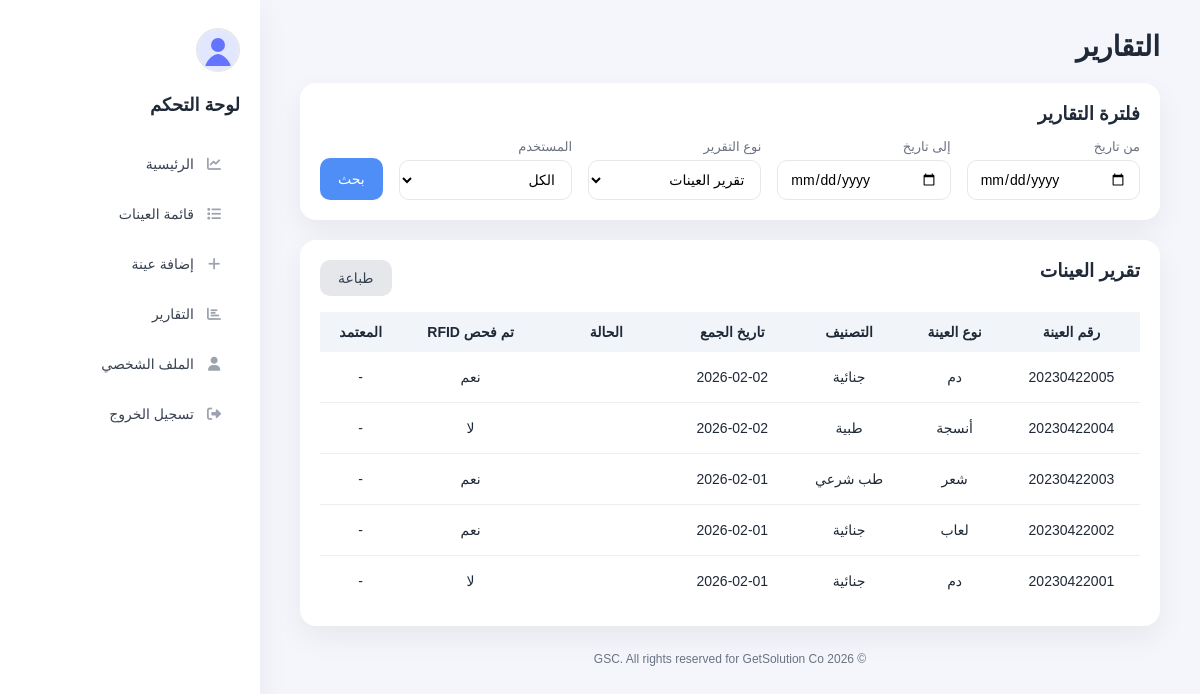
The app's page /public/index.php?page=reports (signed in) with its own data.
### tables this page shows
CREATE TABLE IF NOT EXISTS `samples` (
  `id` int(11) NOT NULL AUTO_INCREMENT,
  `sample_number` varchar(50) NOT NULL,
  `sample_type` varchar(50) NOT NULL,
  `category` varchar(50) NOT NULL,
  `person_name` varchar(100) NOT NULL,
  `collected_date` date NOT NULL,
  `location` varchar(100) DEFAULT NULL,
  `rfid_id` int(11) NOT NULL,
  `status` enum('pending','checked','approved','rejected') NOT NULL DEFAULT 'pending',
  `created_at` timestamp NOT NULL DEFAULT current_timestamp(),
  `updated_at` timestamp NOT NULL DEFAULT current_timestamp() ON UPDATE current_timestamp(),
  PRIMARY KEY (`id`),
  UNIQUE KEY `sample_number` (`sample_number`),
  KEY `rfid_id` (`rfid_id`),
  KEY `idx_sample_number` (`sample_number`),
  KEY `idx_status` (`status`),
  KEY `idx_sample_type` (`sample_type`),
  KEY `idx_category` (`category`),
  KEY `idx_collected_date` (`collected_date`),
  CONSTRAINT `samples_ibfk_1` FOREIGN KEY (`rfid_id`) REFERENCES `rfid_tags` (`id`)
);

### app/controllers/ReportController.php (called while the page is built, shortened)
<?php
require_once __DIR__ . '/../../config/database.php';
require_once __DIR__ . '/../../includes/functions.php';
require_once __DIR__ . '/../models/Sample.php';
require_once __DIR__ . '/../models/AuditLog.php';
class ReportController {
    private $sampleModel;
    private $auditLogModel;
    public function __construct() {
        $this->sampleModel = new Sample();
        $this->auditLogModel = new AuditLog();
    }
    public function index() {
        $reportType = sanitize($_GET['report_type'] ?? 'samples');
        $fromDate = sanitize($_GET['from_date'] ?? '');
        $toDate = sanitize($_GET['to_date'] ?? '');
        $userId = (int)($_GET['user_id'] ?? 0);
        $report = $this->buildReport($reportType, $fromDate, $toDate, $userId);
        include __DIR__ . '/../views/reports/index.php';
    }
    private function buildReport($reportType, $fromDate, $toDate, $userId) {
        $filters = [];
        switch ($reportType) {
            default:
                return $this->buildSamplesReport($filters);
        }
    }
    private function buildSamplesReport($filters) {
        $sampleFilters = [];
        $samples = $this->sampleModel->getAll($sampleFilters);
        $approvalLogs = $this->auditLogModel->getApprovalLogs($filters);
        $approvalMap = [];
        $rows = [];
        foreach ($samples as $sample) {
            $rfidChecked = in_array($sample['status'], ['checked', 'approved']) ? 'نعم' : 'لا';
            $approver = $approvalMap[$sample['id']] ?? '-';
            $rows[] = [
                'رقم العينة' => $sample['sample_number'],
                'نوع العينة' => $sample['sample_type'],
                'التصنيف' => $sample['category'],
                'تاريخ الجمع' => formatDate($sample['collected_date']),
                'الحالة' => getStatusLabel($sample['status']),
                'تم فحص RFID' => $rfidChecked,
                'المعتمد' => $approver
            ];
        }
        return [
            'title' => 'تقرير العينات',
            'columns' => ['رقم العينة', 'نوع العينة', 'التصنيف', 'تاريخ الجمع', 'الحالة', 'تم فحص RFID', 'المعتمد'],
            'status_columns' => ['الحالة'],
            'rows' => $rows
        ];
    }
}

### includes/functions.php (called while the page is built, shortened)
<?php
function sanitize($data) {
    return htmlspecialchars(trim($data), ENT_QUOTES, 'UTF-8');
}
function formatDate($date, $format = DATE_FORMAT) {
    $dt = new DateTime($date);
    return $dt->format($format);
}
function e($string) {
    return htmlspecialchars($string ?? '', ENT_QUOTES, 'UTF-8');
}
function getStatusLabel($status) {
    $labels = [
        'pending' => 'قيد الفحص',
        'checked' => 'تم التحقق',
        'approved' => 'معتمدة',
        'rejected' => 'مرفوضة'
    ];
    return $labels[$status] ?? $status;
}
function getStatusClass($status) {
    $classes = [
        'pending' => 'pending',
        'checked' => 'checked',
        'approved' => 'approved',
        'rejected' => 'rejected'
    ];
    return $classes[$status] ?? '';
}

### config/database.php (called while the page is built, shortened)
<?php
function getDbConnection() {
    static $pdo = null;
    if ($pdo === null) {
        try {
            $dsn = "mysql:host=" . DB_HOST . ";dbname=" . DB_NAME . ";charset=" . DB_CHARSET;
            $options = [
                PDO::ATTR_ERRMODE => PDO::ERRMODE_EXCEPTION,
                PDO::ATTR_DEFAULT_FETCH_MODE => PDO::FETCH_ASSOC,
                PDO::ATTR_EMULATE_PREPARES => false,
            ];
            $pdo = new PDO($dsn, DB_USER, DB_PASS, $options);
        } catch (PDOException $e) {
            die("Database connection failed: " . $e->getMessage());
        }
    }
    return $pdo;
}

### app/models/Sample.php (called while the page is built, shortened)
<?php
class Sample {
    private $pdo;
    public function __construct() {
        $this->pdo = getDbConnection();
    }
    public function getAll($filters = [], $orderBy = 'collected_date DESC, id DESC', $limit = null, $offset = 0) {
        $sql = "SELECT s.*, r.uid as rfid_uid
                FROM samples s
                LEFT JOIN rfid_tags r ON s.rfid_id = r.id
                WHERE 1=1";
        $params = [];
        $sql .= " ORDER BY $orderBy";
        $stmt = $this->pdo->prepare($sql);
        $stmt->execute($params);
        return $stmt->fetchAll();
    }
}

### app/models/AuditLog.php (called while the page is built, shortened)
<?php
class AuditLog {
    private $pdo;
    public function __construct() {
        $this->pdo = getDbConnection();
    }
    public function getAll($filters = [], $limit = null, $offset = 0) {
        $sql = "SELECT al.*, u.username, s.sample_number
                FROM audit_logs al
                LEFT JOIN users u ON al.user_id = u.id
                LEFT JOIN samples s ON al.sample_id = s.id
                WHERE 1=1";
        $params = [];
        if (!empty($filters['action'])) {
            $sql .= " AND al.action LIKE ?";
            $params[] = '%' . $filters['action'] . '%';
        }
        $sql .= " ORDER BY al.timestamp DESC";
        $stmt = $this->pdo->prepare($sql);
        $stmt->execute($params);
        return $stmt->fetchAll();
    }
    public function getApprovalLogs($filters = []) {
        $filters['action'] = 'اعتماد العينة';
        return $this->getAll($filters);
    }
}

### app/views/reports/index.php (the view, shortened to what this page needs)
<h1>التقارير</h1>
<div class="card">
    <h3>فلترة التقارير</h3>
    <form method="get" action="<?php echo APP_URL; ?>/public/index.php" class="filters" style="grid-template-columns:1fr 1fr 1fr 1fr auto;">
        <div>
            <label>من تاريخ</label>
            <input type="date" name="from_date" value="<?php echo e($fromDate); ?>">
        </div>
        <div>
            <label>إلى تاريخ</label>
            <input type="date" name="to_date" value="<?php echo e($toDate); ?>">
        </div>
        <div>
            <label>نوع التقرير</label>
            <select name="report_type">
                <option value="samples" <?php echo $reportType === 'samples' ? 'selected' : ''; ?>>تقرير العينات</option>
            </select>
        </div>
        <div>
            <label>المستخدم</label>
            <select name="user_id">
                <option value="">الكل</option>
            </select>
        </div>
        <button class="btn btn-blue" type="submit">بحث</button>
    </form>
</div>
<div class="card">
    <div style="display:flex; justify-content:space-between; align-items:center;">
        <h3><?php echo e($report['title']); ?></h3>
        <div style="display:flex; gap:10px;">
            <button class="btn btn-gray" onclick="window.print()">طباعة</button>
        </div>
    </div>
    <div class="spacer"></div>
    <table>
        <thead>
            <tr>
                <?php foreach ($report['columns'] as $col): ?>
                    <th><?php echo e($col); ?></th>
                <?php endforeach; ?>
            </tr>
        </thead>
        <tbody>
            <?php if (empty($report['rows'])): ?>
                <tr><td colspan="<?php echo count($report['columns']); ?>">لا توجد بيانات</td></tr>
            <?php else: ?>
                <?php foreach ($report['rows'] as $row): ?>
                <tr>
                    <?php foreach ($row as $key => $value): ?>
                        <td>
                            <?php if (in_array($key, $report['status_columns'])): ?>
                                <span class="status <?php echo getStatusClass(strtolower($value)); ?>">
                                </span>
                            <?php else: ?>
                                <?php echo e($value); ?>
                            <?php endif; ?>
                        </td>
                    <?php endforeach; ?>
                </tr>
                <?php endforeach; ?>
            <?php endif; ?>
        </tbody>
    </table>
</div>
<?php
include __DIR__ . '/../layout.php';
?>

### app/views/layout.php (style rules this page uses)
:root { --blue:#4f8df7; --blue-2:#3b82f6; --green:#22c55e; --green-2:#34b399; --red:#ef4444; --bg:#f4f6fb; --card:#ffffff; --text:#1f2937; --muted:#6b7280; --border:#e5e7eb; --radius:16px; }
* { box-sizing:border-box; font-family:"Cairo",sans-serif }
body { margin:0; background:var(--bg); color:var(--text) }
h1 { margin:0 0 20px 0; font-size:28px }
h3 { margin:0 0 14px 0 }
.card { background:#fff; padding:20px; border-radius:var(--radius); box-shadow:0 12px 30px rgba(0,0,0,.06) }
.card + .card { margin-top:20px }
.btn { border:none; padding:10px 18px; border-radius:10px; cursor:pointer; font-size:14px; display:inline-flex; align-items:center; gap:6px; text-decoration:none }
.btn-blue { background:var(--blue); color:#fff }
.btn-gray { background:#e5e7eb; color:#374151 }
.status { padding:6px 14px; border-radius:999px; color:#fff; font-size:12px; display:inline-block }
label { font-size:13px; color:var(--muted); display:block; margin-bottom:6px }
input, select, textarea { width:100%; padding:10px 12px; border-radius:10px; border:1px solid var(--border); font-size:14px; background:#fff }
table { width:100%; border-collapse:collapse }
thead { background:#f1f5f9 }
th, td { padding:12px 10px; text-align:center; font-size:14px }
tbody tr:not(:last-child) { border-bottom:1px solid #eee }
.spacer { height:16px }
.filters { display:grid; grid-template-columns:1fr 1fr 1fr 1.2fr auto; gap:16px; align-items:end }
.filters .btn { height:42px }

### records on screen
samples: sample_number "20230422005", sample_type "دم", category "جنائية", collected_date "2026-02-02", value "نعم", value "-"
samples: sample_number "20230422004", sample_type "أنسجة", category "طبية", collected_date "2026-02-02", value "لا", value "-"
samples: sample_number "20230422003", sample_type "شعر", category "طب شرعي", collected_date "2026-02-01", value "نعم", value "-"
samples: sample_number "20230422002", sample_type "لعاب", category "جنائية", collected_date "2026-02-01", value "نعم", value "-"
samples: sample_number "20230422001", sample_type "دم", category "جنائية", collected_date "2026-02-01", value "لا", value "-"

### other values on screen
$report['title'] "تقرير العينات"
$col "رقم العينة"
$col "نوع العينة"
$col "التصنيف"
$col "تاريخ الجمع"
$col "الحالة"
$col "تم فحص RFID"
$col "المعتمد"
